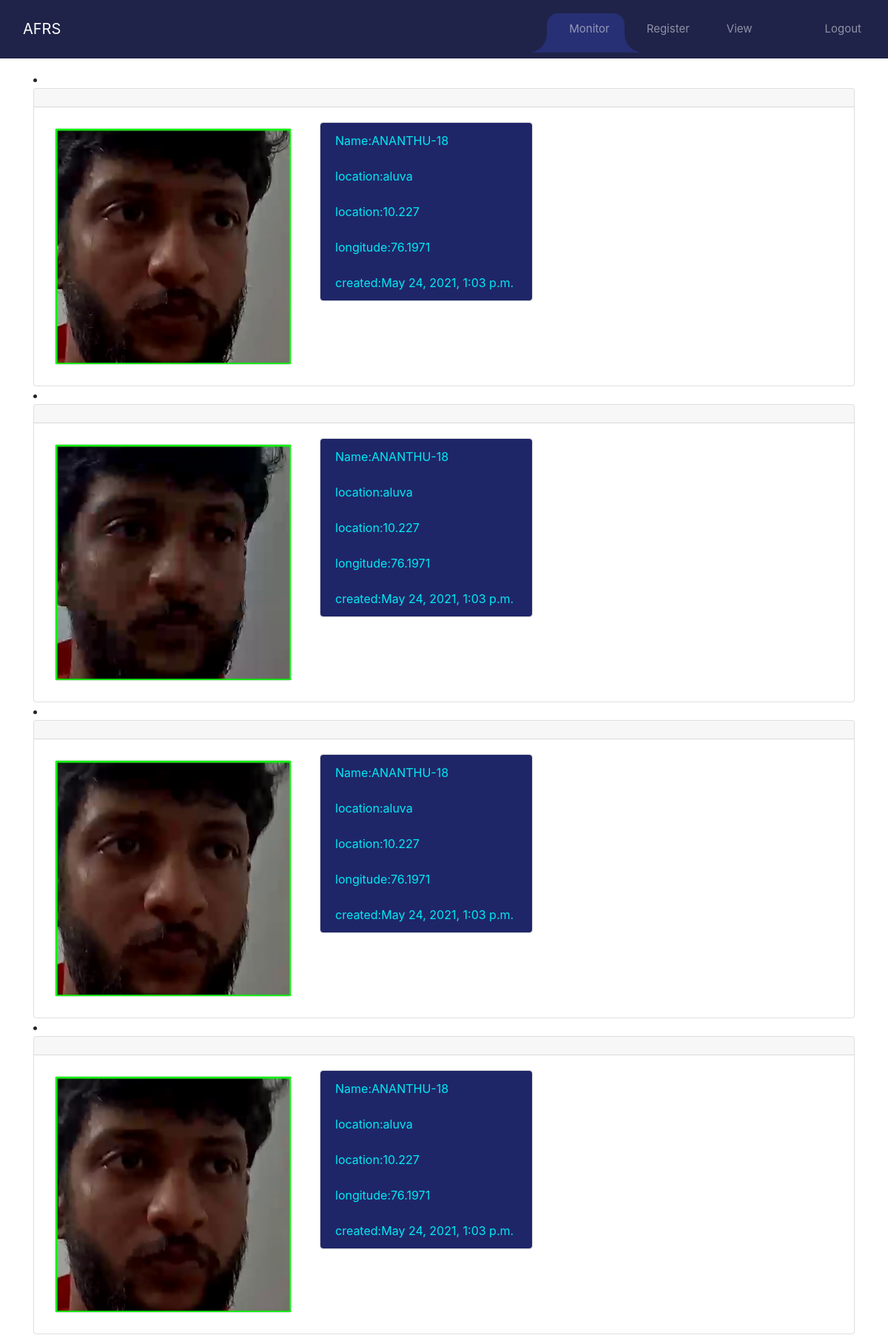
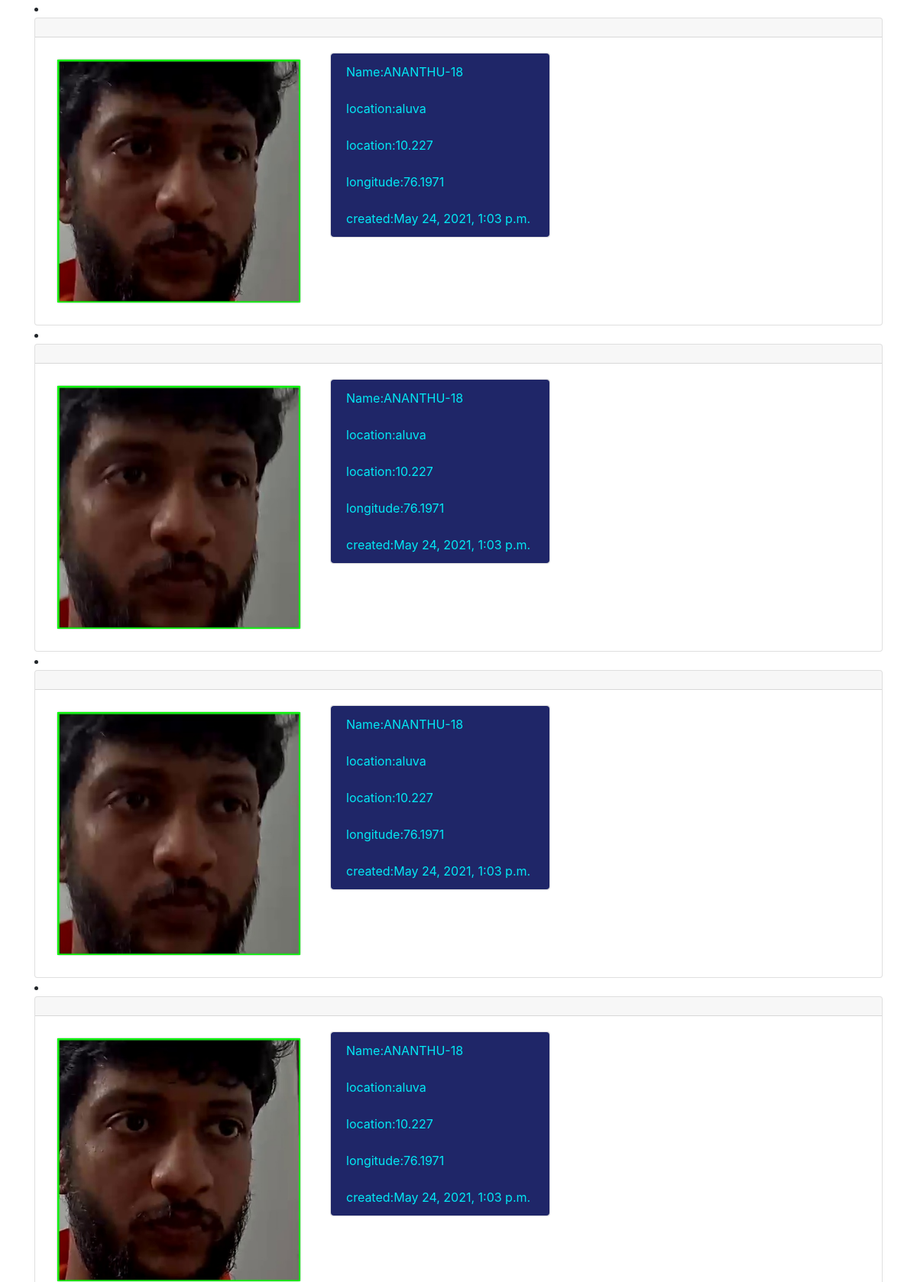
The app's page / (signed in, upper part) with its own data (2 pictures, top to bottom).
### recognizer/models.py (models this page shows)
class Recognize(models.Model):
    image = models.ImageField(upload_to='myphoto/%Y/%m/%d/', null=True)
    location = models.CharField(max_length=100, default='no-locaton')
    latitude = models.FloatField(max_length=20, default=0.0)
    longitude = models.FloatField(max_length=20, default=0.0)
    image_taken_time = models.DateTimeField()
    created = models.DateTimeField(auto_now_add=True)
    face_id = models.ForeignKey(
        Face_image, on_delete=models.CASCADE
    )
    def __str__(self):
        return f"{self.face_id}-{self.image.name}"

### faceuploader/models.py (models this page shows)
class Face_image(models.Model):
    FCHOICES = (
        ('MISSING', 'Missing'),
        ('CRIMINAL', 'Criminal'),
    )
    photo = models.ImageField(upload_to="train_image")
    name = models.CharField(max_length=30)
    created = models.DateTimeField(auto_now_add=True, null=True)
    updated = models.DateTimeField(auto_now=True)
    dob = models.DateField()
    GCHOICES = (
        ('FEMALE', 'Female'),
        ('MALE', 'Male'),
    )
    gender = models.CharField(choices=GCHOICES, max_length=20, default='none')
    case = models.CharField(choices=FCHOICES, max_length=20, default='Missing')
    address = models.CharField(max_length=200, default='')
    missing_date = models.DateTimeField(default=now, blank=True)
    incident_location = models.CharField(max_length=200, default='')
    description = models.TextField(max_length=200, default='no data')
    def __str__(self):
        return f"{self.name}-{self.id}"

### faceuploader/views.py (the view)
# urls.py: path('', views.monitor, name='monitor'),
@login_required
def monitor(request):
    reco_face = Recognize.objects.all()
    print(reco_face)
    return render(request, 'faceuploader/monitor.html', {'reco_face': reco_face})

### faceuploader/templates/faceuploader/monitor.html (shortened to what this page needs)
{% extends "base.html" %}
{% load crispy_forms_tags %}
{% block content %}
{% for prs in reco_face %}
<li>
   <div class="card text-center">
     <div class="card-header">
     </div>
     <div class="card-body">
       <div class="row">
       <div class="col-sm-4">
         <div class="card m-2" >
           <img class="card-img-left" src="{{prs.image.url}}"alt="Card image cap">
         </div>
       </div>
       <div class="col-sm-2">
       <div class="card" style="width: 18rem;">
         <ul class="list-group list-group-flush">
          <li class="list-group-item d-flex">Name:{{prs.face_id|upper}}</li>
          <li class="list-group-item d-flex">location:{{prs.location}}</li>
          <li class="list-group-item d-flex">location:{{prs.latitude}}</li>
          <li class="list-group-item d-flex">longitude:{{prs.longitude}}</li>
          <li class="list-group-item d-flex">created:{{prs.created}}</li>
         </ul>
       </div>
     </div>
   </div>
     </div>
   </div>
   </li>
{% endfor %}
{% endblock content %}

### static/style.css (style rules this page uses)
body { font-family: "Roboto", sans-serif; background: #273074; }
* { margin: 0; padding: 0; }
* { border: 0; outline: 0; }
.card { background: #1f2349; }

### faceuploader/templates/faceuploader/monitor.html (style rules this page uses)
.list-group-item { background-color: #1f2668; color:#03e9f4 }

### records on screen
Recognize: image (picture), face_id "ANANTHU-18", location "aluva", latitude "10.227", longitude "76.1971", created "May 24, 2021, 1:03 p.m."
Recognize: image (picture), face_id "ANANTHU-18", location "aluva", latitude "10.227", longitude "76.1971", created "May 24, 2021, 1:03 p.m."
Recognize: image (picture), face_id "ANANTHU-18", location "aluva", latitude "10.227", longitude "76.1971", created "May 24, 2021, 1:03 p.m."
Recognize: image (picture), face_id "ANANTHU-18", location "aluva", latitude "10.227", longitude "76.1971", created "May 24, 2021, 1:03 p.m."
Recognize: image (picture), face_id "ANANTHU-18", location "aluva", latitude "10.227", longitude "76.1971", created "May 24, 2021, 1:03 p.m."
Recognize: image (picture), face_id "ANANTHU-18", location "aluva", latitude "10.227", longitude "76.1971", created "May 24, 2021, 1:03 p.m."
Recognize: image (picture), face_id "ANANTHU-18", location "aluva", latitude "10.227", longitude "76.1971", created "May 24, 2021, 1:03 p.m."
Recognize: image (picture), face_id "ANANTHU-18", location "aluva", latitude "10.227", longitude "76.1971", created "May 24, 2021, 1:03 p.m."
